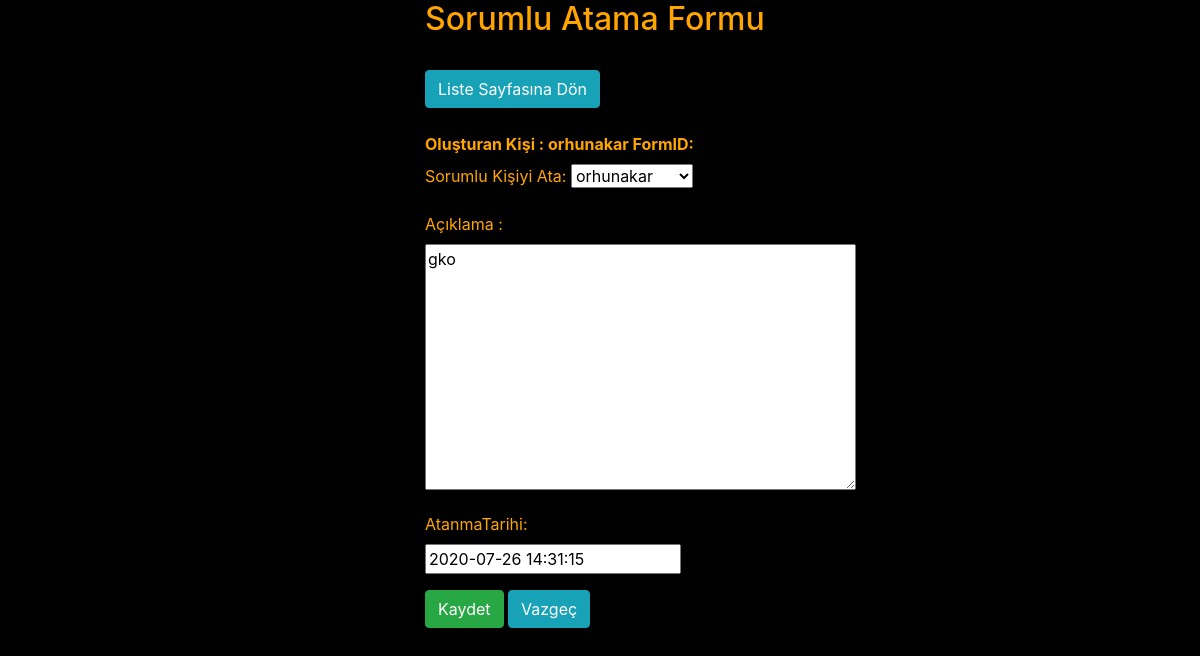
/form2/update/8 (signed in), run on the app's committed database.
### form2/models.py (models this page shows, shortened)
class Form2(models.Model):
    all_users = User.objects.all().order_by('username')
    all_user_choices = [(x.username , x.username) for x in all_users]
    Olusturan=models.ForeignKey(User,on_delete=models.CASCADE,blank=True,null=True)
    Form22 = models.ForeignKey(Form1 , on_delete=models.PROTECT , blank=True , null=True)
    Sorumlusu = models.CharField(choices=all_user_choices , max_length=25 , verbose_name='Sorumlu Kişiyi Ata' ,
                                 blank=False)
    AtanmaTarihi = models.DateTimeField(default=timezone.now, blank=False)
    Aciklama = models.TextField(verbose_name='Açıklama           ' , blank=False)

### form2/views.py (the view)
# urls.py: url(r'^update/(?P<pk>\d+)$', views.form6_update, name='update6'),
@login_required(login_url=login_view)
@permission_required('form2.change_form2',login_url=form2_view)
def update(request,pk):
    liste = get_object_or_404(Form2Model , id=pk)
    form2 = Form2Form(request.POST or None , instance=liste)
    if form2.is_valid():
        form2.save()
        return redirect('form2_view')
    context = {'form2': form2}
    return render(request, 'Form2/create.html', context)

### form2/forms.py
class Form2Form(forms.ModelForm):
    class Meta:
        model = Form2
        fields = ['Sorumlusu',
                  'Aciklama',
                  'AtanmaTarihi'
                  ]
        widgets = {
            'AtanmaTarihi': DatePickerInput(format='%d/%m/%Y'),
        }

### templates/Form2/create.html (shortened to what this page needs)
<!DOCTYPE html>
<html lang="en">
<head>
        <link rel="stylesheet" href="https://stackpath.bootstrapcdn.com/bootstrap/4.4.1/css/bootstrap.min.css">
    <link href="https://stackpath.bootstrapcdn.com/bootstrap/4.5.0/css/bootstrap.min.css"
 rel="stylesheet">
</head>
<body>
{% load bootstrap4 %}
<div class="container">
 <div class="row justify-content-center">
  <div class="form-group col-md-4 col-md-offset-5 align-center ">
<form class="" method="POST" enctype="multipart/form-data">
    <h2>Sorumlu Atama Formu </h2>
    <br>
        <a href="{% url 'form2_view' %}" class="btn btn-info" role="button" >Liste Sayfasına Dön</a><br>
        <br>
        <b> <label id="user">Oluşturan Kişi : {{user}} FormID:{{liste.id}}</label></b><br>
  <table border="1">
    {{form2.as_p}}
  </table>
    <input type="submit" value="Kaydet" class="btn btn-success">
        <a href="/form2" class="btn btn-info" role="button">Vazgeç</a>
</form>
  </div>
 </div>
</div>
</body>

### templates/Form2/create.html (style rules this page uses)
body { background-color:Black;color:orange }

### data on the page
Form2: Sorumlusu "orhunakar", Aciklama "gko", AtanmaTarihi "2020-07-26 14:31:15"

### other printed values
{{ user }} "orhunakar"
